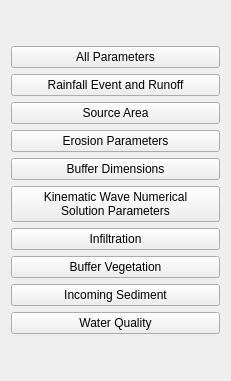
                   <widget class="QWidget" name="scrollAreaWidgetContents_11">
                    <property name="geometry">
                     <rect>
                      <x>0</x>
                      <y>0</y>
                      <width>231</width>
                      <height>381</height>
                     </rect>
                    </property>
                    <layout class="QGridLayout" name="gridLayout_78">
                     <item row="1" column="0">
                      <layout class="QVBoxLayout" name="verticalLayout_18">
                       <item>
                        <widget class="QPushButton" name="all_parameters">
                         <property name="text">
                          <string>All Parameters</string>
                         </property>
                        </widget>
                       </item>
                       <item>
                        <widget class="QPushButton" name="rainfall_event">
                         <property name="text">
                          <string>Rainfall Event and Runoff</string>
                         </property>
                        </widget>
                       </item>
                       <item>
                        <widget class="QPushButton" name="source_area">
                         <property name="text">
                          <string>Source Area</string>
                         </property>
                        </widget>
                       </item>
                       <item>
                        <widget class="QPushButton" name="erosion_parameters">
                         <property name="text">
                          <string>Erosion Parameters</string>
                         </property>
                        </widget>
                       </item>
                       <item>
                        <widget class="QPushButton" name="buffer_dimensions">
                         <property name="text">
                          <string>Buffer Dimensions</string>
                         </property>
                        </widget>
                       </item>
                       <item>
                        <widget class="QPushButton" name="kinematic_wave">
                         <property name="text">
                          <string>Kinematic Wave Numerical 
Solution Parameters</string>
                         </property>
                        </widget>
                       </item>
                       <item>
                        <widget class="QPushButton" name="infiltration">
                         <property name="text">
                          <string>Infiltration</string>
                         </property>
                        </widget>
                       </item>
                       <item>
                        <widget class="QPushButton" name="buffer_vegetation">
                         <property name="text">
                          <string>Buffer Vegetation</string>
                         </property>
                        </widget>
                       </item>
                       <item>
                        <widget class="QPushButton" name="incoming_sediment">
                         <property name="text">
                          <string>Incoming Sediment</string>
                         </property>
                        </widget>
                       </item>
                       <item>
                        <widget class="QPushButton" name="water_quality_button">
                         <property name="text">
                          <string>Water Quality</string>
                         </property>
                        </widget>
                       </item>
                      </layout>
                     </item>
                    </layout>
                   </widget>
